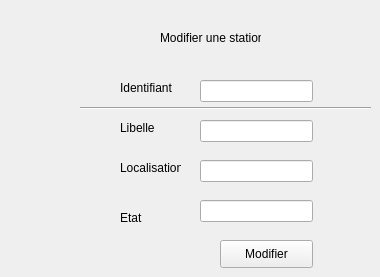
      <widget class="QWidget" name="tab_3">
       <attribute name="title">
        <string>Modifier</string>
       </attribute>
       <widget class="QPushButton" name="modifierStation">
        <property name="geometry">
         <rect>
          <x>220</x>
          <y>240</y>
          <width>93</width>
          <height>28</height>
         </rect>
        </property>
        <property name="text">
         <string>Modifier</string>
        </property>
       </widget>
       <widget class="QLabel" name="label_12">
        <property name="geometry">
         <rect>
          <x>160</x>
          <y>30</y>
          <width>101</width>
          <height>16</height>
         </rect>
        </property>
        <property name="text">
         <string>Modifier une station</string>
        </property>
       </widget>
       <widget class="Line" name="line">
        <property name="geometry">
         <rect>
          <x>80</x>
          <y>100</y>
          <width>291</width>
          <height>16</height>
         </rect>
        </property>
        <property name="orientation">
         <enum>Qt::Horizontal</enum>
        </property>
       </widget>
       <widget class="QLineEdit" name="idStationModif">
        <property name="geometry">
         <rect>
          <x>200</x>
          <y>80</y>
          <width>113</width>
          <height>22</height>
         </rect>
        </property>
       </widget>
       <widget class="QLabel" name="label_21">
        <property name="geometry">
         <rect>
          <x>120</x>
          <y>80</y>
          <width>55</width>
          <height>16</height>
         </rect>
        </property>
        <property name="text">
         <string>Identifiant</string>
        </property>
       </widget>
       <widget class="QLabel" name="label_10">
        <property name="geometry">
         <rect>
          <x>120</x>
          <y>210</y>
          <width>55</width>
          <height>16</height>
         </rect>
        </property>
        <property name="text">
         <string>Etat</string>
        </property>
       </widget>
       <widget class="QLabel" name="label_8">
        <property name="geometry">
         <rect>
          <x>120</x>
          <y>120</y>
          <width>55</width>
          <height>16</height>
         </rect>
        </property>
        <property name="text">
         <string>Libelle</string>
        </property>
       </widget>
       <widget class="QLineEdit" name="libelleStationModif">
        <property name="geometry">
         <rect>
          <x>200</x>
          <y>120</y>
          <width>113</width>
          <height>22</height>
         </rect>
        </property>
       </widget>
       <widget class="QLineEdit" name="etatStationModif">
        <property name="geometry">
         <rect>
          <x>200</x>
          <y>200</y>
          <width>113</width>
          <height>22</height>
         </rect>
        </property>
       </widget>
       <widget class="QLabel" name="label_9">
        <property name="geometry">
         <rect>
          <x>120</x>
          <y>160</y>
          <width>61</width>
          <height>16</height>
         </rect>
        </property>
        <property name="text">
         <string>Localisation</string>
        </property>
       </widget>
       <widget class="QLineEdit" name="localisationStationModif">
        <property name="geometry">
         <rect>
          <x>200</x>
          <y>160</y>
          <width>113</width>
          <height>22</height>
         </rect>
        </property>
       </widget>
      </widget>
